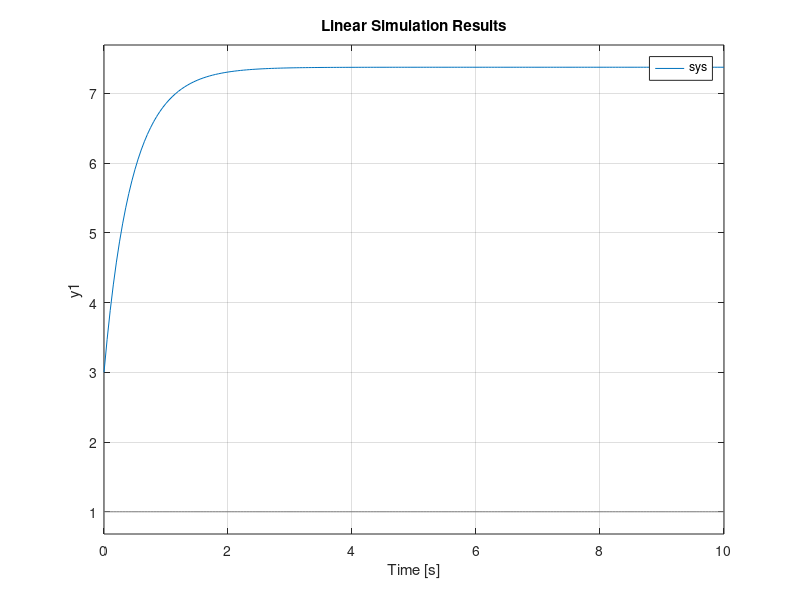

This chart was generated by the following MATLAB code:
A = [-5 -1;3 -1];
B = [2;5];
C = [1 2];
D = 0;
sys = ss(A, B, C, D);
x0 = [1 1];
t = 0:0.05:10;
u = zeros(length(t),1);
u(t>=0,1) = 1;
lsim(sys,u,t,x0)
